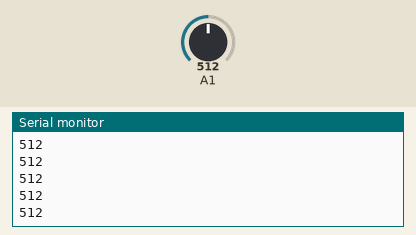
This sketch was run on a simulated Arduino Uno, built with avr-gcc and run on an emulated ATmega328P. On the bench: the last lines printed to the serial monitor. Inputs (shaded band) come from the test bench; at power-on: A1 = 512.

Above: at 1.2 s.
1.3 s: A1 set to 716
At 1.48 s:
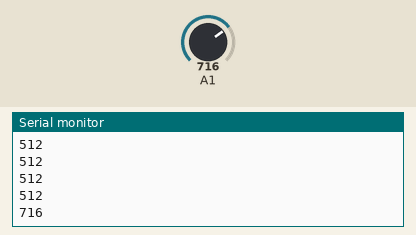
2.8 s: A1 set to 900
At 2.84 s:
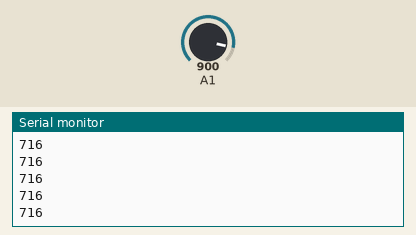
Timing chart, 0 to 5.8 s (numbered marks = the images above; inputs shaded):
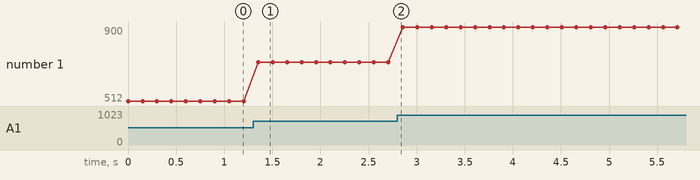

Measured:
- after the input at 1.3 s, the serial monitor: prints a new line after 0.05 s (image 1)
- plotted number 1: 512 → 716 after the input at 1.3 s, 716 → 900 after the input at 2.8 s

The sketch:

Joystick.ino
```cpp
void setup() {
  // put your setup code here, to run once:
  Serial.begin(9600);
}

void loop() {
  // put your main code here, to run repeatedly:
  Serial.println(analogRead(A1));
  delay(150);
}
```
